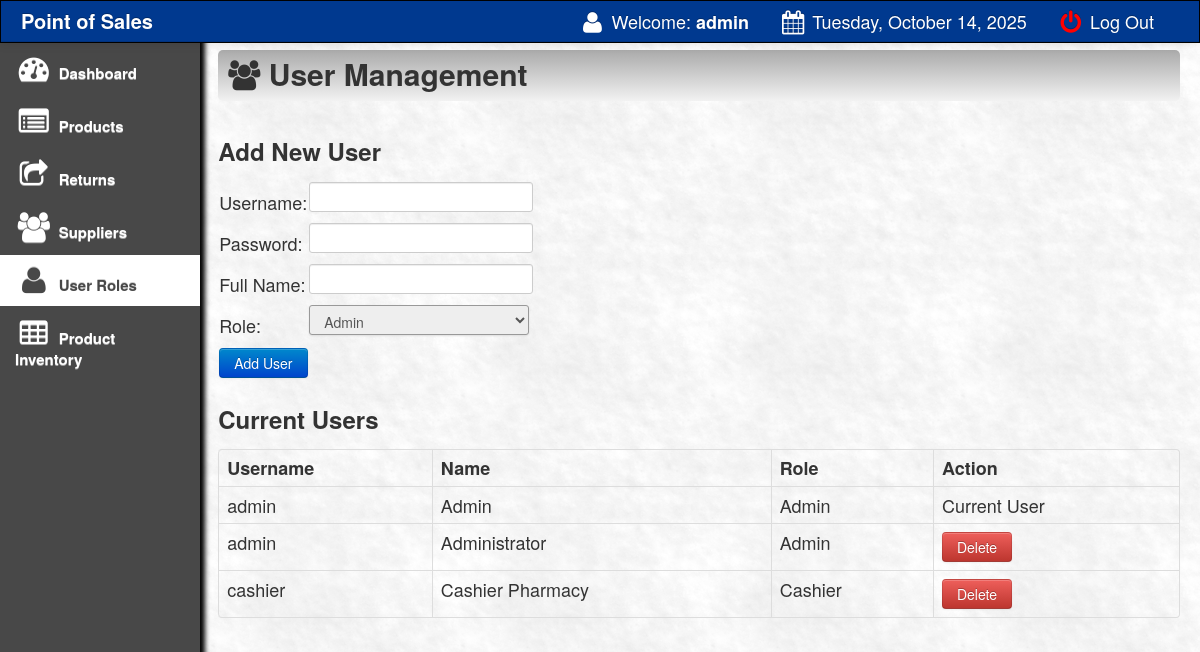
Page /main/user_roles.php (signed in) on the earlier database version.
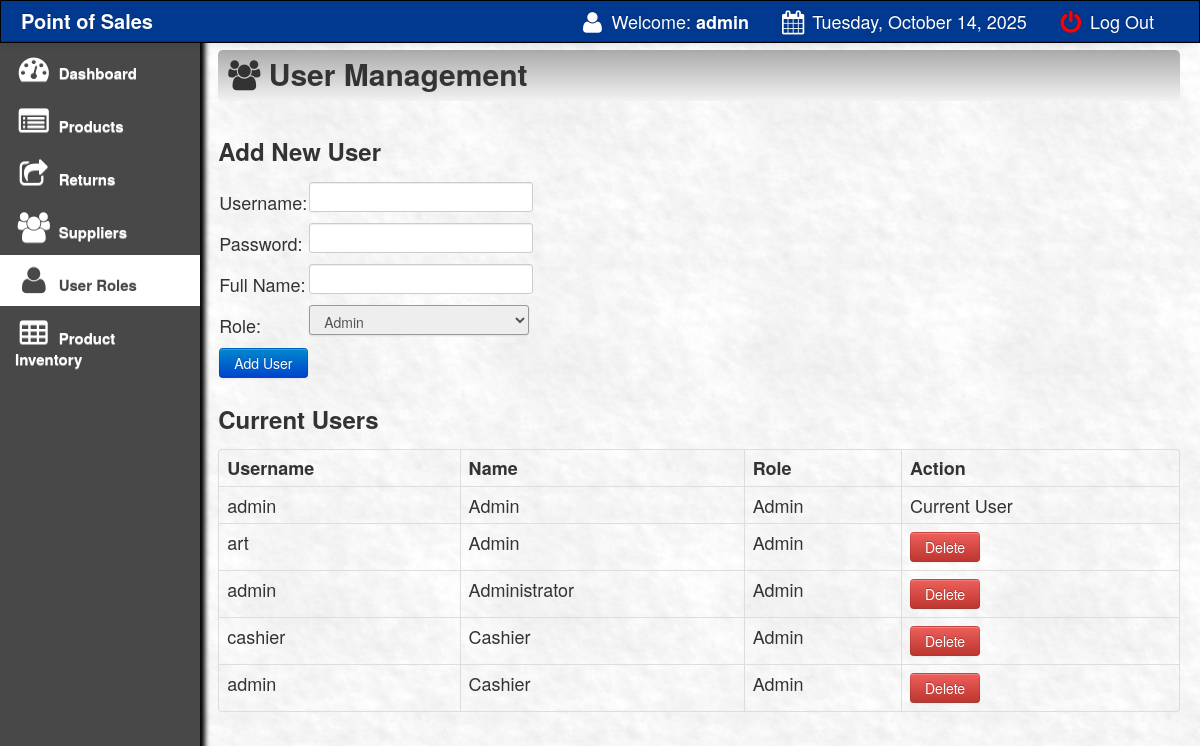
Same page on the later database version.
### tables this page shows
CREATE TABLE `user` (
  `id` int(11) NOT NULL,
  `username` varchar(100) NOT NULL,
  `password` varchar(100) NOT NULL,
  `name` varchar(100) NOT NULL,
  `position` varchar(100) NOT NULL
);

### main/user_roles.php (the view, shortened to what the changed rows need)
<?php
include('../connect.php');
$user_id = $_SESSION['SESS_MEMBER_ID'];
?>
<!DOCTYPE html>
<html>
<head>
    <link href="css/bootstrap.css" rel="stylesheet">
    <link rel="stylesheet" type="text/css" href="css/DT_bootstrap.css">
    <link rel="stylesheet" href="css/font-awesome.min.css">
    <link href="css/bootstrap-responsive.css" rel="stylesheet">
    <link href="../style.css" media="screen" rel="stylesheet" type="text/css" />
    <link href="src/facebox.css" media="screen" rel="stylesheet" type="text/css" />
</head>
<body>
    <?php
    $position = $_SESSION['SESS_LAST_NAME'];
    if ($position == 'admin') {
    ?>
        <div class="container-fluid">
            <div class="row-fluid">
                <div class="span10">
                    <br />
                    <div class="user-list">
                        <table class="table table-bordered">
                            <thead>
                                <tr>
                                    <th>Username</th>
                                    <th>Name</th>
                                    <th>Role</th>
                                    <th>Action</th>
                                </tr>
                            </thead>
                            <tbody>
                                <?php
                                $users = $db->query("SELECT * FROM user ORDER BY position, name");
                                while ($row = $users->fetch()):
                                ?>
                                    <tr>
                                        <td><?php echo htmlspecialchars($row['username']); ?></td>
                                        <td><?php echo htmlspecialchars($row['name']); ?></td>
                                        <td><?php echo ucfirst(htmlspecialchars($row['position'])); ?></td>
                                        <td>
                                            <?php if ($row['id'] != $user_id): ?>
                                                <a href="?delete=<?php echo $row['id']; ?>"
                                                    onclick="return confirm('Are you sure you want to delete this user?')"
                                                    class="btn btn-danger btn-sm">Delete</a>
                                            <?php else: ?>
                                                <span class="text-muted">Current User</span>
                                            <?php endif; ?>
                                        </td>
                                    </tr>
                                <?php endwhile; ?>
                            </tbody>
                        </table>
                    </div>
                </div>
            </div>
        </div>
</body>
<?php include('footer.php'); ?>
</html>
<?php }
?>
<?php include('footer.php'); ?>
</body>
</html>

Differences in the rows shown:
added user: username "art", name "Admin", position "Admin"
changed user "cashier": name "Cashier Pharmacy" → "Cashier"; position "Cashier" → "Admin"
added user: username "admin", name "Cashier", position "Admin"
